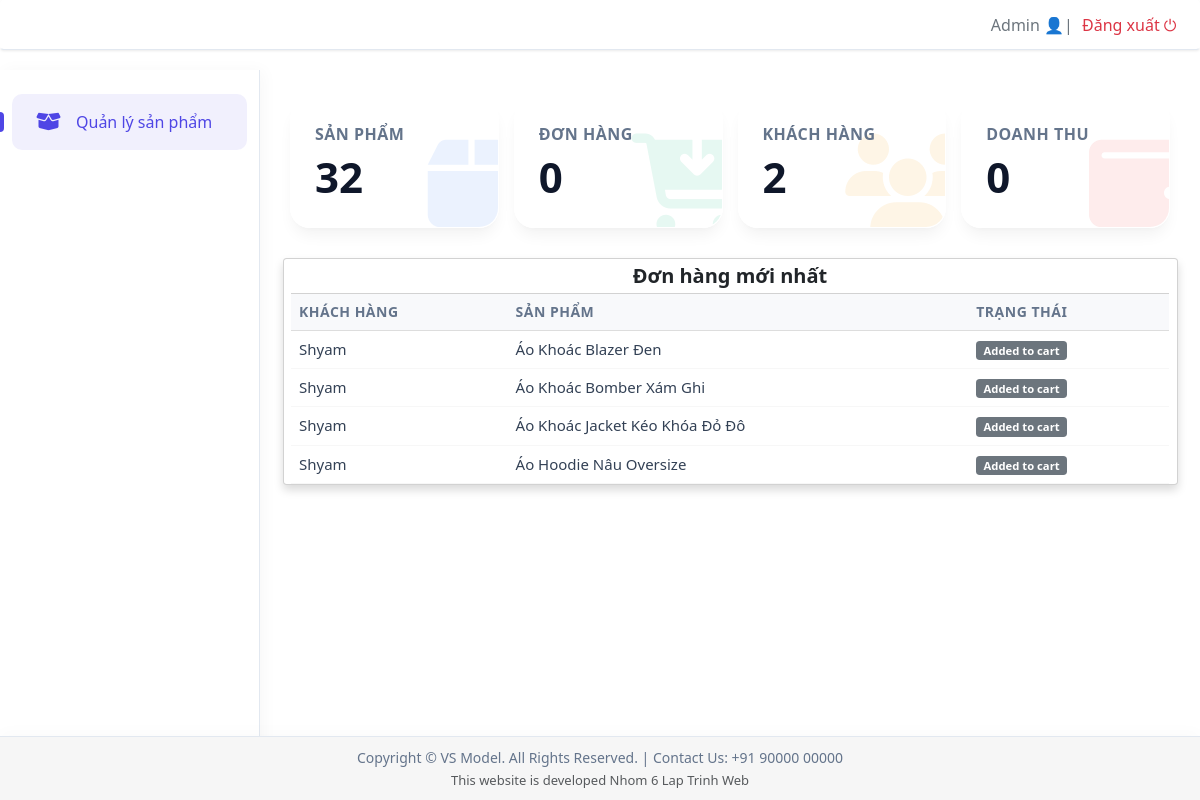
Before: /admin_dashboard.php (signed in) with the older database file.
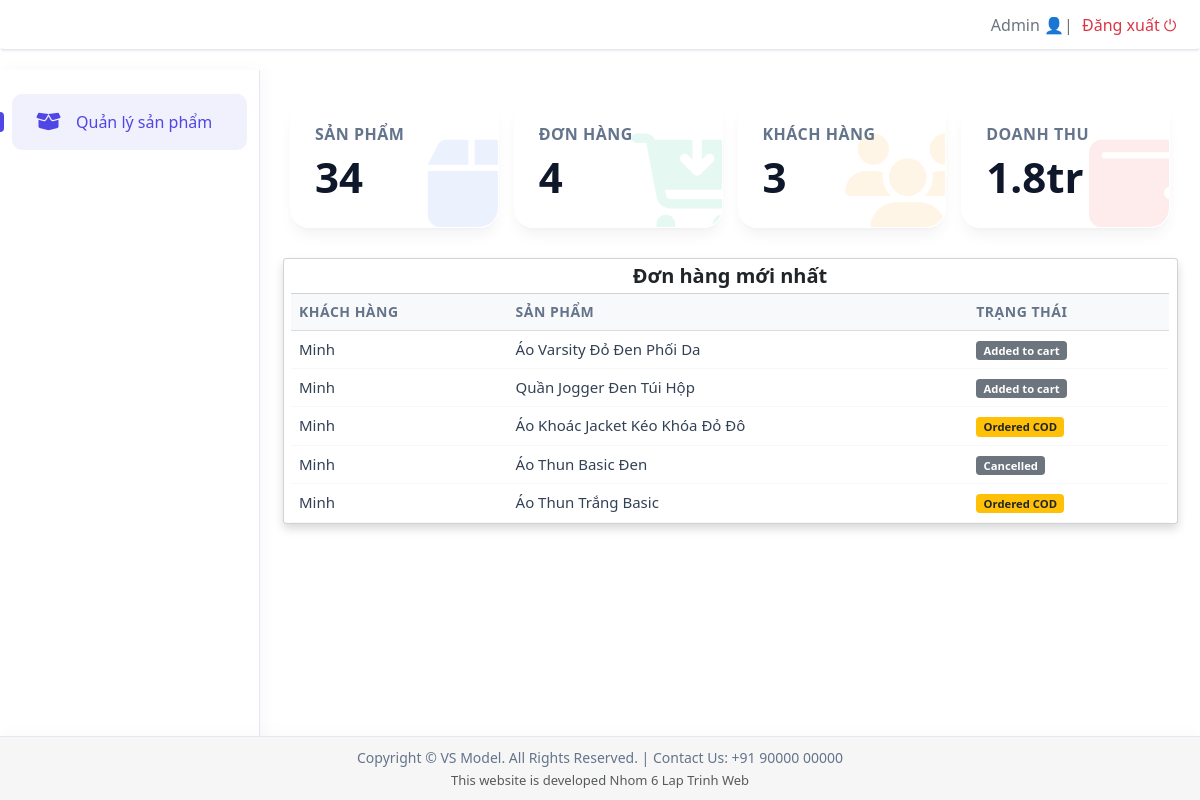
After: the same page with the newer database file.
### tables this page shows
CREATE TABLE `users_items` (
  `id` int(11) NOT NULL,
  `user_id` int(11) NOT NULL,
  `item_id` int(11) NOT NULL,
  `size` varchar(10) NOT NULL,
  `status` enum('Added to cart','Confirmed','Ordered COD','Ordered MoMo','Cancelled') NOT NULL DEFAULT 'Added to cart',
  `quantity` int(11) NOT NULL DEFAULT 1
);

CREATE TABLE `users` (
  `id` int(11) NOT NULL,
  `name` varchar(255) NOT NULL,
  `email` varchar(255) NOT NULL,
  `password` varchar(255) NOT NULL,
  `contact` varchar(255) NOT NULL,
  `city` varchar(255) NOT NULL,
  `address` varchar(255) NOT NULL,
  `role` tinyint(1) NOT NULL DEFAULT 0 COMMENT '0: User, 1: Admin'
);

CREATE TABLE `items` (
  `id` int(11) NOT NULL,
  `name` varchar(255) NOT NULL,
  `price` int(11) NOT NULL,
  `discount_price` int(11) DEFAULT 0,
  `category` varchar(50) NOT NULL,
  `image` varchar(255) DEFAULT NULL
);

### admin_dashboard.php (the view, shortened to what this page needs)
<?php
require 'connection.php';
$query_products = "SELECT COUNT(id) AS total FROM items";
$result_products = mysqli_query($con, $query_products);
$total_products = mysqli_fetch_assoc($result_products)['total'] ?? 0;
$query_customers = "SELECT COUNT(id) AS total FROM users WHERE role = 0";
$result_customers = mysqli_query($con, $query_customers);
$total_customers = mysqli_fetch_assoc($result_customers)['total'] ?? 0;
$query_orders = "SELECT COUNT(id) AS total FROM users_items WHERE status IN ('Ordered COD', 'Ordered MoMo')";
$result_orders = mysqli_query($con, $query_orders);
$total_orders = mysqli_fetch_assoc($result_orders)['total'] ?? 0;
$query_revenue = "SELECT SUM(it.price * ut.quantity) AS total
                  FROM users_items ut
                  INNER JOIN items it ON ut.item_id = it.id
                  WHERE ut.status IN ('Ordered COD', 'Ordered MoMo')";
$result_revenue = mysqli_query($con, $query_revenue);
$total_revenue = mysqli_fetch_assoc($result_revenue)['total'] ?? 0;
$formatted_revenue = number_format($total_revenue);
if ($total_revenue >= 1000000) {
    $formatted_revenue = round($total_revenue / 1000000, 1) . 'tr';
}
$query_recent_orders = "SELECT ut.id, u.name as customer_name, it.name as item_name, ut.status
                        FROM users_items ut
                        INNER JOIN users u ON ut.user_id = u.id
                        INNER JOIN items it ON ut.item_id = it.id
                        WHERE u.role = 0
                        ORDER BY ut.id DESC LIMIT 5";
$recent_orders_result = mysqli_query($con, $query_recent_orders);
?>
<!DOCTYPE html>
<html lang="vi">
<head>
    <link rel="stylesheet" href="bootstrap/css/bootstrap.min.css" type="text/css">
    <link rel="stylesheet" href="css/style-admin.css" />
    <link href="https://cdn.jsdelivr.net/npm/bootstrap@5.3.2/dist/css/bootstrap.min.css" rel="stylesheet">
    <link rel="stylesheet" href="https://cdnjs.cloudflare.com/ajax/libs/font-awesome/6.4.2/css/all.min.css">
</head>
<body>
    <nav class="navbar navbar-expand-lg fixed-top shadow-sm px-4">
        <div class="container-fluid">
            <a class="navbar-brand fw-bold fs-4 ms-2 d-none d-lg-block" href="#"
                style="background: linear-gradient(45deg, #3b82f6, #8b5cf6); -webkit-background-clip: text; -webkit-text-fill-color: transparent;">
            </a>
            <div class="d-flex align-items-center ms-auto">
                <div class="nav-right">
                    <span class="text-secondary fw-medium me-2">Admin 👤|</span>
                    <a href="login.php" class="text-danger text-decoration-none fw-medium">Đăng xuất ⏻</a>
                </div>
            </div>
        </div>
    </nav>
    <div class="sidebar" id="sidebar">
        <a href="admin_products.php" class="active"><i class="fa-solid fa-box-open"></i> Quản lý sản phẩm</a>
    </div>
    <div class="main">
        <div class="row g-4 mb-4">
            <div class="col-xs-12 col-sm-6 col-md-3">
                <div class="card-box bg-blue">
                    <div class="icon-wrapper"><i class="fa-solid fa-box"></i></div>
                    <div class="card-info">
                        <h4>Sản phẩm</h4>
                        <h2><?= $total_products ?></h2>
                    </div>
                </div>
            </div>
            <div class="col-xs-12 col-sm-6 col-md-3">
                <div class="card-box bg-green">
                    <div class="icon-wrapper"><i class="fa-solid fa-cart-arrow-down"></i></div>
                    <div class="card-info">
                        <h4>Đơn hàng</h4>
                        <h2><?= $total_orders ?></h2>
                    </div>
                </div>
            </div>
            <div class="col-xs-12 col-sm-6 col-md-3">
                <div class="card-box bg-orange">
                    <div class="icon-wrapper"><i class="fa-solid fa-users"></i></div>
                    <div class="card-info">
                        <h4>Khách hàng</h4>
                        <h2><?= $total_customers ?></h2>
                    </div>
                </div>
            </div>
            <div class="col-xs-12 col-sm-6 col-md-3">
                <div class="card-box bg-red">
                    <div class="icon-wrapper"><i class="fa-solid fa-wallet"></i></div>
                    <div class="card-info">
                        <h4>Doanh thu</h4>
                        <h2><?= $formatted_revenue ?></h2>
                    </div>
                </div>
            </div>
        </div>
        <div class="row" style="margin-top: 30px;">
            <div class="card shadow">
    <div class="card-header bg-white">
        <h3 class="mb-0 text-center" style="font-weight: bold; font-size: 20px;">Đơn hàng mới nhất</h3>
    </div>
    <div class="card-body p-0">
        <table class="table table-hover mb-0">
            <thead class="bg-light">
                <tr>
                    <th>Khách hàng</th>
                    <th>Sản phẩm</th>
                    <th>Trạng thái</th>
                </tr>
            </thead>
            <tbody>
                <?php while($order = mysqli_fetch_assoc($recent_orders_result)) { ?>
                <tr>
                    <td><?= htmlspecialchars($order['customer_name']) ?></td>
                    <td><?= htmlspecialchars($order['item_name']) ?></td>
                    <td><span class="badge <?= ($order['status'] == 'Ordered COD' || $order['status'] == 'Ordered MoMo') ? 'bg-warning text-dark' : 'bg-secondary' ?>"><?= $order['status'] ?></span></td>
                </tr>
                <?php } ?>
            </tbody>
        </table>
    </div>
</div>
    </div>
    <footer>
        <div class="px-4 text-center w-100">
            <p class="m-0">
                Copyright © VS Model. All Rights Reserved. |
                Contact Us: +91 90000 00000
            </p>
            <p class="m-0 mt-1 text-muted" style="font-size: 13px;">
                This website is developed Nhom 6 Lap Trinh Web
            </p>
        </div>
    </footer>
</body>
</html>

### css/style-admin.css (style rules this page uses)
:root { --primary: #4f46e5; --primary-hover: #4338ca; --secondary: #64748b; --background: #f8fafc; --card-bg: rgba(255, 255, 255, 0.7); --border-color: rgba(255, 255, 255, 0.5); --shadow-sm: 0 4px 6px -1px rgba(0, 0, 0, 0.05), 0 2px 4px -1px rgba(0, 0, 0, 0.03); --shadow-md: 0 10px 15px -3px rgba(0, 0, 0, 0.05), 0 4px 6px -2px rgba(0, 0, 0, 0.025); --shadow-lg: 0 20px 25px -5px rgba(0, 0, 0, 0.05), 0 10px 10px -5px rgba(0, 0, 0, 0.02); --shadow-color: rgba(0, 0, 0, 0.05); }
body { font-family: "Outfit", sans-serif; padding-top: 70px; padding-bottom: 80px; background: #f1f5f9; color: #1e293b; min-height: 100vh; overflow-x: hidden; position: relative; }
.navbar { background: #ffffff !important; border-bottom: 1px solid #e2e8f0; box-shadow: 0 4px 15px rgba(0, 0, 0, 0.03); transition: all 0.3s; height: 50px; font-size: 16px; }
.sidebar { height: calc(100vh - 70px); background: #ffffff; position: fixed; width: 260px; top: 70px; left: 0; padding: 20px 0; transition: 0.4s cubic-bezier(0.4, 0, 0.2, 1); z-index: 1030; border-right: 1px solid #e2e8f0; box-shadow: 4px 0 15px rgba(0, 0, 0, 0.03); }
.sidebar a { color: var(--secondary); display: flex; align-items: center; padding: 16px 24px; text-decoration: none !important; font-size: 16px; font-weight: 500; transition: all 0.3s ease; position: relative; margin: 4px 12px; border-radius: 10px; }
.sidebar a i { width: 30px; font-size: 20px; margin-right: 10px; transition: all 0.3s ease; }
.sidebar a:hover, .sidebar a.active { color: var(--primary); background: rgba(79, 70, 229, 0.08); }
.sidebar a.active::before { content: ""; position: absolute; left: -12px; top: 50%; transform: translateY(-50%); width: 4px; height: 20px; background: var(--primary); border-radius: 0 4px 4px 0; }
.main { margin-left: 260px; padding: 30px; transition: all 0.4s ease; }
.card-box { padding: 24px; border-radius: 20px; transition: all 0.4s cubic-bezier(0.34, 1.56, 0.64, 1); position: relative; overflow: hidden; background: var(--card-bg); backdrop-filter: blur(15px); border: 1px solid var(--border-color); box-shadow: var(--shadow-md); display: flex; align-items: center; height: 100%; }
.card-info { z-index: 2; width: 100%; }
.card-box h4 { font-size: 16px; font-weight: 600; color: var(--secondary); margin-bottom: 8px; text-transform: uppercase; letter-spacing: 0.5px; }
.card-box h2 { font-weight: 800; font-size: 42px; margin: 0; color: #0f172a; }
.icon-wrapper { position: absolute; right: 0; bottom: 0; opacity: 0.1; font-size: 100px; transform: translate(20%, 20%); transition: all 0.4s ease; z-index: 1; }
.bg-blue { --hover-shadow: rgba(59, 130, 246, 0.2); }
.bg-blue .icon-wrapper { color: #3b82f6; }
.bg-green { --hover-shadow: rgba(16, 185, 129, 0.2); }
.bg-green .icon-wrapper { color: #10b981; }
.bg-orange { --hover-shadow: rgba(245, 158, 11, 0.2); }
.bg-orange .icon-wrapper { color: #f59e0b; }
.bg-red { --hover-shadow: rgba(239, 68, 68, 0.2); }
.bg-red .icon-wrapper { color: #ef4444; }
.badge { font-weight: 500; padding: 6px 10px; }
.table > :not(caption) > * > * { background-color: transparent !important; border-bottom: 1px solid rgba(0, 0, 0, 0.03); box-shadow: none !important; }
.table thead th { color: #64748b; font-size: 14px; text-transform: uppercase; letter-spacing: 0.5px; padding: 16px; background: rgba(248, 250, 252, 0.6) !important; border-bottom: none !important; }
.table tbody td { padding: 16px; color: #334155; font-size: 15px; vertical-align: middle; }
.table-hover tbody tr { transition: all 0.2s ease; }
.row > div:nth-child(1) { animation: fadeUp 0.5s ease forwards; opacity: 0; }
.row > div:nth-child(2) { animation: fadeUp 0.6s ease forwards; opacity: 0; }
.row > div:nth-child(3) { animation: fadeUp 0.7s ease forwards; opacity: 0; }
.row > div:nth-child(4) { animation: fadeUp 0.8s ease forwards; opacity: 0; }
footer { position: fixed; bottom: 0; left: 0; width: 100%; min-height: 50px; padding: 10px 0; background: #f6f6f6; color: var(--secondary); z-index: 1030; font-size: 14px; border-top: 1px solid #e2e8f0; box-shadow: 0 -4px 15px rgba(0, 0, 0, 0.02); display: flex; align-items: center; }
footer > div { width: 100%; }

Changed rows visible on the page:
no longer on this page (row edited): users_items: users.name "Shyam", item.name "Áo Khoác Blazer Đen", status "Added to cart"
removed users_items: users.name "Shyam", item.name "Áo Khoác Bomber Xám Ghi", status "Added to cart"
no longer on this page (row edited): users_items: users.name "Shyam", item.name "Áo Khoác Jacket Kéo Khóa Đỏ Đô", status "Added to cart"
no longer on this page (row edited): users_items: users.name "Shyam", item.name "Áo Hoodie Nâu Oversize", status "Added to cart"
added users_items: users.name "Minh", item.name "Áo Varsity Đỏ Đen Phối Da", status "Added to cart"
added users_items: users.name "Minh", item.name "Quần Jogger Đen Túi Hộp", status "Added to cart"
added users_items: users.name "Minh", item.name "Áo Khoác Jacket Kéo Khóa Đỏ Đô", status "Ordered COD"
added users_items: users.name "Minh", item.name "Áo Thun Basic Đen", status "Cancelled"
now on this page (row edited): users_items: users.name "Minh", item.name "Áo Thun Trắng Basic", status "Ordered COD"
Other visible differences:
$total_products: "32" → "34"
$total_orders: "0" → "4"
$total_customers: "2" → "3"
$formatted_revenue: "0" → "1.8tr"
